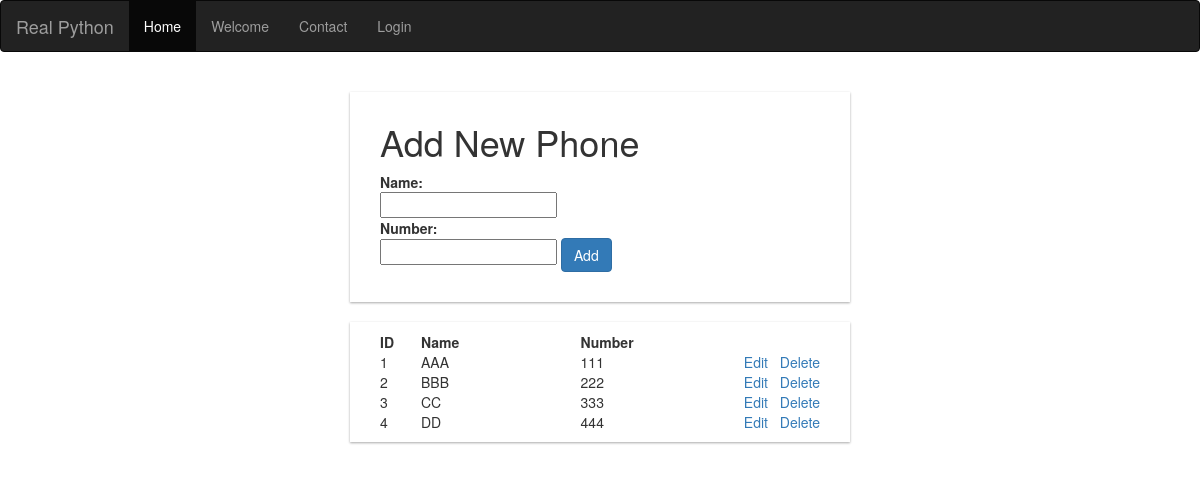
/contact, run on an earlier commit of the app's database.
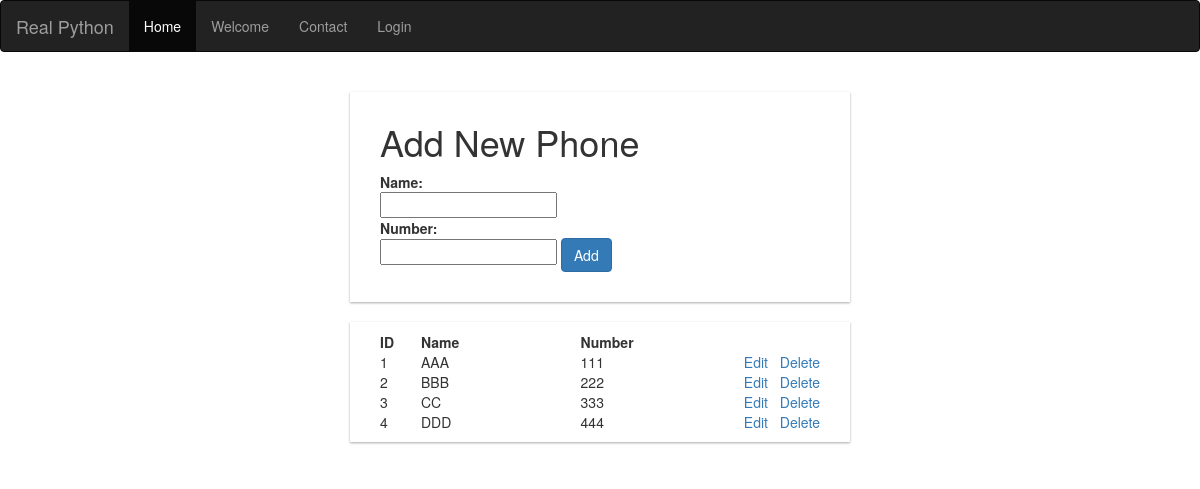
And on a later commit of the database.
### routes.py (models this page shows, shortened)
class Contact(db.Model):
    __tablename__ = 'tb_contact'
    id = db.Column('id', db.Integer, primary_key=True)
    name = db.Column('name', db.String(80))
    number = db.Column('number', db.String(80))

### routes.py (the view, shortened to what this page needs)
@app.route('/contact', methods=['POST', 'GET'])
def contact():
    contact = [dict(id=row[0], name=row[1], number=row[2]) for row in select_contact()]
    error = None
    return render_template('contact.html', error=error, contact=contact)

### routes.py (called while the page is built, shortened)
def select_contact(params=()):
    con = sql.connect(DATABASE)
    cur = con.cursor()
    if params==():
        cur.execute("select * from tb_contact")
        return cur.fetchall()

### templates/contact.html (shortened to what this page needs)
{% extends "template.html" %}
{% block content %}
    <div class="contact-container">
    <h1>Add New Phone</h1>
    <form action="" method="POST">
        <dl>
            <dt>Name:</dt>
            <dd><input type='text' name='name' value='{{ request.form.name }}'></dd>
            <dt>Number:</dt>
            <dd><input type='text' name='number' value='{{ request.form.number }}'>
                <input type="submit" value="Add" class="btn btn-primary">
            </dd>
        </dl>
    </form>
    </div>
    <div class="list-container">
        <table>
            <tr>
                <th width="50">ID</th>
                <th width="200">Name</th>
                <th width="200">Number</th>
                <th width="40"></th>
                <th width="30"></th>
            </tr>
            {% for contact in contact %}
            <tr>
                <td>
                    {{ contact.id }}
                </td>
                <td>
                    {{ contact.name }}
                </td>
                <td>
                    {{ contact.number }}
                </td>
                <td>
                    <a href="/update/{{contact.id}}" class="">Edit</button>
                </td>
                <td>
                    <a href="/delete/{{contact.id}}" class="">Delete</button>
                </td>
            </tr>
            {% endfor %}
        </table>
    </div>
{% endblock %}

What changed in the data, as far as the page shows it:
changed Contact id 4: name "DD" → "DDD"
